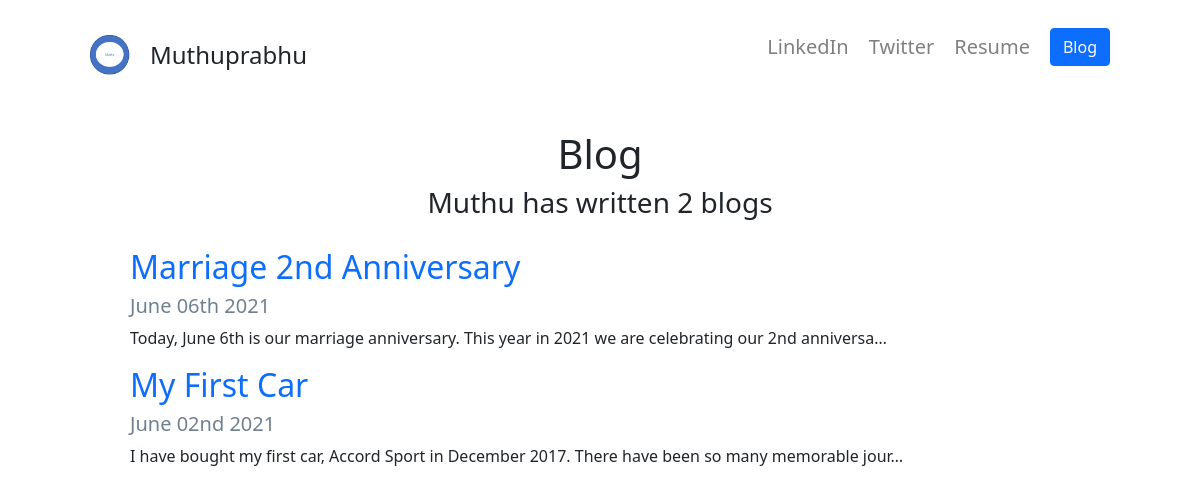
Screenshot of /blog/ with the database file from the repository.
### blog/models.py (models this page shows, shortened)
class Blog(models.Model):
    title = models.CharField(max_length=100)
    date = models.DateField()
    image = models.ImageField(upload_to='blog/images/',blank=True)
    details = models.TextField()

### blog/views.py (the view)
# urls.py: path('',views.all_blog,name='all_blog'),
def all_blog(request):
    blogs = Blog.objects.order_by('-date')
    return render(request, 'blog/all_blog.html',{'blogs':blogs})

### blog/templates/blog/all_blog.html
{% extends 'portfolio/base.html' %}
{% load static %}
{% block content %}
<main class="main">
    <section>
        <div class="blog_header">
            <h1>Blog</h1>
            <h3> Muthu has written {{blogs.count}} blog{{ blogs.count|pluralize}} </h2>
        </div>
        <div class="blog_content">
            {% for blog in blogs %}
            <a href="{% url 'blog:detail' blog.id %}" class="blog_content__title"><h2>{{blog.title}}</h2> </a>
             <h5 id="blog_date">{{blog.date|date:'F dS Y'}}</h5>
             <p>{{blog.details|striptags|truncatechars:100}}</p>
            {% endfor %}
        </div>
    </section>
</main>
{%endblock%}

### portfolio/static/portfolio/styles.css (style rules this page uses)
*,::after,::before { box-sizing: border-box; }
html { font-family: lato, sans-serif; }
.main { margin: 20px auto; max-width: 1020px; padding: 20px; }
.blog_header { text-align: center; }
.blog_content { padding: 20px; }
.blog_content__title { text-decoration: none; }
#blog_date { color: slategray; }

### rows the page displays
Blog: title "Marriage 2nd Anniversary", date "June 06th 2021", details "Today, June 6th is our marriage anniversary. This year in 2021 we are celebrating our 2nd anniversa…"
Blog: title "My First Car", date "June 02nd 2021", details "I have bought my first car, Accord Sport in December 2017. There have been so many memorable jour…"

### other values shown
{{ blogs.count }} "2"
